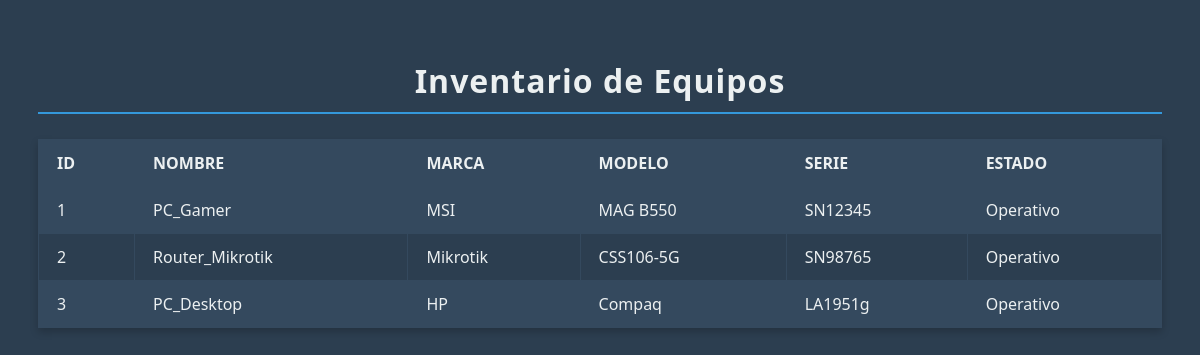
The page / on the database its author committed.
### tables this page shows
CREATE TABLE equipos (
id INTEGER PRIMARY KEY AUTOINCREMENT,
nombre TEXT NOT NULL,
marca TEXT,
modelo TEXT,
serie TEXT,
estado TEXT
);

### app.py (the view)
@app.route('/')
def index():
    equipos = get_equipos()
    return render_template('index.html', equipos=equipos)

### app.py (called while the page is built)
def get_equipos():
    conn = sqlite3.connect('database/inventario.db')
    cursor = conn.cursor()
    cursor.execute("SELECT * FROM equipos")
    equipos = cursor.fetchall()
    conn.close()
    return equipos

### templates/index.html (shortened to what this page needs)
<!DOCTYPE html>
<html lang="es">
<head>
<link rel="stylesheet" href="{{ url_for('static',
filename='style.css') }}">
</head>
<body>
<h1>Inventario de Equipos</h1>
<table>
<tr>
<th>ID</th>
<th>Nombre</th>
<th>Marca</th>
<th>Modelo</th>
<th>Serie</th>
<th>Estado</th>
</tr>
{% for equipo in equipos %}
<tr>
<td>{{ equipo[0] }}</td>
<td>{{ equipo[1] }}</td>
<td>{{ equipo[2] }}</td>
<td>{{ equipo[3] }}</td>
<td>{{ equipo[4] }}</td>
<td>{{ equipo[5] }}</td>
</tr>
{% endfor %}
</table>
</body>
</html>

### static/style.css (style rules this page uses)
body { font-family: 'Segoe UI', Tahoma, Geneva, Verdana, sans-serif; background-color: #2c3e50; color: #ecf0f1; padding: 30px; }
h1 { color: #ecf0f1; text-align: center; border-bottom: 2px solid #3498db; padding-bottom: 10px; letter-spacing: 1px; }
table { width: 100%; border-collapse: collapse; margin-top: 25px; box-shadow: 0 4px 8px rgba(0, 0, 0, 0.2); }
th, td { padding: 12px 18px; border: 1px solid #34495e; text-align: left; }
th { background-color: #34495e; color: #ecf0f1; font-weight: bold; text-transform: uppercase; }
tr:nth-child(even) { background-color: #34495e; }

### rows shown on the page
equipos: id "1", nombre "PC_Gamer", marca "MSI", modelo "MAG B550", serie "SN12345", estado "Operativo"
equipos: id "2", nombre "Router_Mikrotik", marca "Mikrotik", modelo "CSS106-5G", serie "SN98765", estado "Operativo"
equipos: id "3", nombre "PC_Desktop", marca "HP", modelo "Compaq", serie "LA1951g", estado "Operativo"
